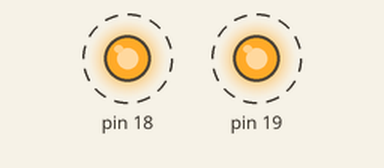
This sketch was run on a simulated Arduino Uno, built with avr-gcc and run on an emulated ATmega328P. Shown: output pins drawn as LEDs (lit = HIGH). Dashed ring = blinking.

Above: at 0.5 s.
Timing chart, 0 to 4.6 s (numbered marks = the images above):
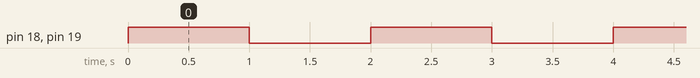

Measured:
- by itself, pin 18, pin 19: alternates HIGH for 1.0 s and LOW for 1.0 s

The sketch:

EXperiment1.ino
```cpp
// Basic Practice Code (LED Blink)

//****************Code Developed by Muneeb RDE BrainSwarm****************//
void setup()
{
  // put your setup code here, to run once:
pinMode(18,OUTPUT);
pinMode(19,OUTPUT);
}

void loop() {
  // put your main code here, to run repeatedly:
digitalWrite(18,HIGH);
digitalWrite(19,HIGH);
delay(1000);
digitalWrite(18,LOW);
digitalWrite(19,LOW);
delay(1000);
}
```
